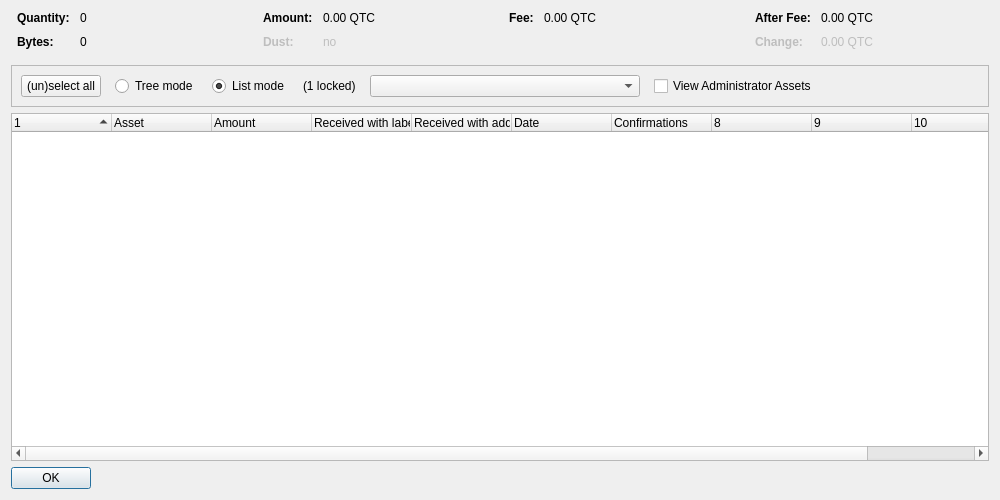
<?xml version="1.0" encoding="UTF-8"?>
<ui version="4.0">
 <class>AssetControlDialog</class>
 <widget class="QDialog" name="AssetControlDialog">
  <property name="geometry">
   <rect>
    <x>0</x>
    <y>0</y>
    <width>1000</width>
    <height>500</height>
   </rect>
  </property>
  <property name="windowTitle">
   <string>Asset Selection</string>
  </property>
  <layout class="QVBoxLayout" name="verticalLayout">
   <item>
    <layout class="QHBoxLayout" name="horizontalLayoutTop" stretch="0,0,0,0">
     <property name="topMargin">
      <number>0</number>
     </property>
     <property name="bottomMargin">
      <number>10</number>
     </property>
     <item>
      <layout class="QFormLayout" name="formLayoutAssetControl1">
       <property name="horizontalSpacing">
        <number>10</number>
       </property>
       <property name="verticalSpacing">
        <number>10</number>
       </property>
       <property name="leftMargin">
        <number>6</number>
       </property>
       <property name="rightMargin">
        <number>6</number>
       </property>
       <item row="0" column="0">
        <widget class="QLabel" name="labelAssetControlQuantityText">
         <property name="font">
          <font>
           <weight>75</weight>
           <bold>true</bold>
          </font>
         </property>
         <property name="text">
          <string>Quantity:</string>
         </property>
        </widget>
       </item>
       <item row="0" column="1">
        <widget class="QLabel" name="labelAssetControlQuantity">
         <property name="cursor">
          <cursorShape>IBeamCursor</cursorShape>
         </property>
         <property name="contextMenuPolicy">
          <enum>Qt::ActionsContextMenu</enum>
         </property>
         <property name="text">
          <string notr="true">0</string>
         </property>
         <property name="textInteractionFlags">
          <set>Qt::LinksAccessibleByMouse|Qt::TextSelectableByKeyboard|Qt::TextSelectableByMouse</set>
         </property>
        </widget>
       </item>
       <item row="1" column="0">
        <widget class="QLabel" name="labelAssetControlBytesText">
         <property name="font">
          <font>
           <weight>75</weight>
           <bold>true</bold>
          </font>
         </property>
         <property name="text">
          <string>Bytes:</string>
         </property>
        </widget>
       </item>
       <item row="1" column="1">
        <widget class="QLabel" name="labelAssetControlBytes">
         <property name="cursor">
          <cursorShape>IBeamCursor</cursorShape>
         </property>
         <property name="contextMenuPolicy">
          <enum>Qt::ActionsContextMenu</enum>
         </property>
         <property name="text">
          <string notr="true">0</string>
         </property>
         <property name="textInteractionFlags">
          <set>Qt::LinksAccessibleByMouse|Qt::TextSelectableByKeyboard|Qt::TextSelectableByMouse</set>
         </property>
        </widget>
       </item>
      </layout>
     </item>
     <item>
      <layout class="QFormLayout" name="formLayoutAssetControl2">
       <property name="horizontalSpacing">
        <number>10</number>
       </property>
       <property name="verticalSpacing">
        <number>10</number>
       </property>
       <property name="leftMargin">
        <number>6</number>
       </property>
       <property name="rightMargin">
        <number>6</number>
       </property>
       <item row="0" column="0">
        <widget class="QLabel" name="labelAssetControlAmountText">
         <property name="font">
          <font>
           <weight>75</weight>
           <bold>true</bold>
          </font>
         </property>
         <property name="text">
          <string>Amount:</string>
         </property>
        </widget>
       </item>
       <item row="0" column="1">
        <widget class="QLabel" name="labelAssetControlAmount">
         <property name="cursor">
          <cursorShape>IBeamCursor</cursorShape>
         </property>
         <property name="contextMenuPolicy">
          <enum>Qt::ActionsContextMenu</enum>
         </property>
         <property name="text">
          <string notr="true">0.00 QTC</string>
         </property>
         <property name="textInteractionFlags">
          <set>Qt::LinksAccessibleByMouse|Qt::TextSelectableByKeyboard|Qt::TextSelectableByMouse</set>
         </property>
        </widget>
       </item>
       <item row="1" column="0">
        <widget class="QLabel" name="labelAssetControlLowOutputText">
         <property name="enabled">
          <bool>false</bool>
         </property>
         <property name="font">
          <font>
           <weight>75</weight>
           <bold>true</bold>
          </font>
         </property>
         <property name="text">
          <string>Dust:</string>
         </property>
        </widget>
       </item>
       <item row="1" column="1">
        <widget class="QLabel" name="labelAssetControlLowOutput">
         <property name="enabled">
          <bool>false</bool>
         </property>
         <property name="cursor">
          <cursorShape>IBeamCursor</cursorShape>
         </property>
         <property name="contextMenuPolicy">
          <enum>Qt::ActionsContextMenu</enum>
         </property>
         <property name="text">
          <string notr="true">no</string>
         </property>
         <property name="textInteractionFlags">
          <set>Qt::LinksAccessibleByMouse|Qt::TextSelectableByKeyboard|Qt::TextSelectableByMouse</set>
         </property>
        </widget>
       </item>
      </layout>
     </item>
     <item>
      <layout class="QFormLayout" name="formLayoutAssetControl3">
       <property name="horizontalSpacing">
        <number>10</number>
       </property>
       <property name="verticalSpacing">
        <number>10</number>
       </property>
       <property name="leftMargin">
        <number>6</number>
       </property>
       <property name="rightMargin">
        <number>6</number>
       </property>
       <item row="0" column="0">
        <widget class="QLabel" name="labelAssetControlFeeText">
         <property name="font">
          <font>
           <weight>75</weight>
           <bold>true</bold>
          </font>
         </property>
         <property name="text">
          <string>Fee:</string>
         </property>
        </widget>
       </item>
       <item row="0" column="1">
        <widget class="QLabel" name="labelAssetControlFee">
         <property name="cursor">
          <cursorShape>IBeamCursor</cursorShape>
         </property>
         <property name="contextMenuPolicy">
          <enum>Qt::ActionsContextMenu</enum>
         </property>
         <property name="text">
          <string notr="true">0.00 QTC</string>
         </property>
         <property name="textInteractionFlags">
          <set>Qt::LinksAccessibleByMouse|Qt::TextSelectableByKeyboard|Qt::TextSelectableByMouse</set>
         </property>
        </widget>
       </item>
      </layout>
     </item>
     <item>
      <layout class="QFormLayout" name="formLayoutAssetControl4">
       <property name="horizontalSpacing">
        <number>10</number>
       </property>
       <property name="verticalSpacing">
        <number>10</number>
       </property>
       <property name="leftMargin">
        <number>6</number>
       </property>
       <property name="rightMargin">
        <number>6</number>
       </property>
       <item row="0" column="0">
        <widget class="QLabel" name="labelAssetControlAfterFeeText">
         <property name="font">
          <font>
           <weight>75</weight>
           <bold>true</bold>
          </font>
         </property>
         <property name="text">
          <string>After Fee:</string>
         </property>
        </widget>
       </item>
       <item row="0" column="1">
        <widget class="QLabel" name="labelAssetControlAfterFee">
         <property name="cursor">
          <cursorShape>IBeamCursor</cursorShape>
         </property>
         <property name="contextMenuPolicy">
          <enum>Qt::ActionsContextMenu</enum>
         </property>
         <property name="text">
          <string notr="true">0.00 QTC</string>
         </property>
         <property name="textInteractionFlags">
          <set>Qt::LinksAccessibleByMouse|Qt::TextSelectableByKeyboard|Qt::TextSelectableByMouse</set>
         </property>
        </widget>
       </item>
       <item row="1" column="0">
        <widget class="QLabel" name="labelAssetControlChangeText">
         <property name="enabled">
          <bool>false</bool>
         </property>
         <property name="font">
          <font>
           <weight>75</weight>
           <bold>true</bold>
          </font>
         </property>
         <property name="text">
          <string>Change:</string>
         </property>
        </widget>
       </item>
       <item row="1" column="1">
        <widget class="QLabel" name="labelAssetControlChange">
         <property name="enabled">
          <bool>false</bool>
         </property>
         <property name="cursor">
          <cursorShape>IBeamCursor</cursorShape>
         </property>
         <property name="contextMenuPolicy">
          <enum>Qt::ActionsContextMenu</enum>
         </property>
         <property name="text">
          <string notr="true">0.00 QTC</string>
         </property>
         <property name="textInteractionFlags">
          <set>Qt::LinksAccessibleByMouse|Qt::TextSelectableByKeyboard|Qt::TextSelectableByMouse</set>
         </property>
        </widget>
       </item>
      </layout>
     </item>
    </layout>
   </item>
   <item>
    <widget class="QFrame" name="frame">
     <property name="minimumSize">
      <size>
       <width>0</width>
       <height>40</height>
      </size>
     </property>
     <property name="frameShape">
      <enum>QFrame::StyledPanel</enum>
     </property>
     <property name="frameShadow">
      <enum>QFrame::Sunken</enum>
     </property>
     <layout class="QHBoxLayout" name="horizontalLayout">
      <item>
       <layout class="QHBoxLayout" name="horizontalLayoutPanel" stretch="0,0,0,0,0,0,0">
        <property name="spacing">
         <number>14</number>
        </property>
        <item>
         <widget class="QPushButton" name="pushButtonSelectAll">
          <property name="sizePolicy">
           <sizepolicy hsizetype="Maximum" vsizetype="Fixed">
            <horstretch>0</horstretch>
            <verstretch>0</verstretch>
           </sizepolicy>
          </property>
          <property name="text">
           <string>(un)select all</string>
          </property>
          <property name="autoDefault">
           <bool>false</bool>
          </property>
         </widget>
        </item>
        <item>
         <widget class="QRadioButton" name="radioTreeMode">
          <property name="sizePolicy">
           <sizepolicy hsizetype="Maximum" vsizetype="Fixed">
            <horstretch>0</horstretch>
            <verstretch>0</verstretch>
           </sizepolicy>
          </property>
          <property name="text">
           <string>Tree mode</string>
          </property>
         </widget>
        </item>
        <item>
         <widget class="QRadioButton" name="radioListMode">
          <property name="sizePolicy">
           <sizepolicy hsizetype="Maximum" vsizetype="Fixed">
            <horstretch>0</horstretch>
            <verstretch>0</verstretch>
           </sizepolicy>
          </property>
          <property name="text">
           <string>List mode</string>
          </property>
          <property name="checked">
           <bool>true</bool>
          </property>
         </widget>
        </item>
        <item>
         <widget class="QLabel" name="labelLocked">
          <property name="text">
           <string notr="true">(1 locked)</string>
          </property>
         </widget>
        </item>
        <item>
         <widget class="QComboBox" name="assetList">
          <property name="minimumContentsLength">
           <number>30</number>
          </property>
         </widget>
        </item>
        <item>
         <widget class="QCheckBox" name="viewAdministrator">
          <property name="toolTip">
           <string>View assets that you have the ownership asset for</string>
          </property>
          <property name="text">
           <string>View Administrator Assets</string>
          </property>
         </widget>
        </item>
        <item>
         <spacer name="horizontalSpacer">
          <property name="orientation">
           <enum>Qt::Horizontal</enum>
          </property>
          <property name="sizeHint" stdset="0">
           <size>
            <width>40</width>
            <height>20</height>
           </size>
          </property>
         </spacer>
        </item>
       </layout>
      </item>
     </layout>
    </widget>
   </item>
   <item>
    <widget class="AssetControlTreeWidget" name="treeWidget">
     <property name="contextMenuPolicy">
      <enum>Qt::CustomContextMenu</enum>
     </property>
     <property name="sortingEnabled">
      <bool>false</bool>
     </property>
     <property name="columnCount">
      <number>11</number>
     </property>
     <attribute name="headerShowSortIndicator" stdset="0">
      <bool>true</bool>
     </attribute>
     <attribute name="headerStretchLastSection">
      <bool>false</bool>
     </attribute>
     <column>
      <property name="text">
       <string/>
      </property>
     </column>
     <column>
      <property name="text">
       <string>Asset</string>
      </property>
     </column>
     <column>
      <property name="text">
       <string>Amount</string>
      </property>
     </column>
     <column>
      <property name="text">
       <string>Received with label</string>
      </property>
     </column>
     <column>
      <property name="text">
       <string>Received with address</string>
      </property>
     </column>
     <column>
      <property name="text">
       <string>Date</string>
      </property>
     </column>
     <column>
      <property name="text">
       <string>Confirmations</string>
      </property>
      <property name="toolTip">
       <string>Confirmed</string>
      </property>
     </column>
     <column>
      <property name="text">
       <string/>
      </property>
     </column>
     <column>
      <property name="text">
       <string/>
      </property>
     </column>
     <column>
      <property name="text">
       <string/>
      </property>
     </column>
     <column>
      <property name="text">
       <string/>
      </property>
     </column>
    </widget>
   </item>
   <item>
    <widget class="QDialogButtonBox" name="buttonBox">
     <property name="sizePolicy">
      <sizepolicy hsizetype="Maximum" vsizetype="Fixed">
       <horstretch>0</horstretch>
       <verstretch>0</verstretch>
      </sizepolicy>
     </property>
     <property name="orientation">
      <enum>Qt::Horizontal</enum>
     </property>
     <property name="standardButtons">
      <set>QDialogButtonBox::Ok</set>
     </property>
    </widget>
   </item>
  </layout>
 </widget>
 <customwidgets>
  <customwidget>
   <class>AssetControlTreeWidget</class>
   <extends>QTreeWidget</extends>
   <header location="global">assetcontroltreewidget.h</header>
  </customwidget>
 </customwidgets>
 <resources/>
 <connections/>
</ui>
